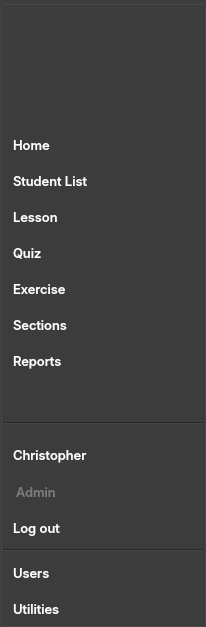
     <widget class="QGroupBox" name="navigationBar">
      <property name="maximumSize">
       <size>
        <width>200</width>
        <height>16777215</height>
       </size>
      </property>
      <property name="font">
       <font>
        <family>Inter</family>
        <pointsize>10</pointsize>
        <weight>50</weight>
        <italic>false</italic>
        <bold>false</bold>
       </font>
      </property>
      <property name="styleSheet">
       <string notr="true">background-color: rgb(61, 61, 61);</string>
      </property>
      <layout class="QVBoxLayout" name="verticalLayout_5">
       <property name="spacing">
        <number>6</number>
       </property>
       <property name="leftMargin">
        <number>0</number>
       </property>
       <property name="topMargin">
        <number>0</number>
       </property>
       <property name="rightMargin">
        <number>0</number>
       </property>
       <property name="bottomMargin">
        <number>0</number>
       </property>
       <item>
        <widget class="QWidget" name="widget_3" native="true">
         <layout class="QGridLayout" name="gridLayout_2">
          <item row="0" column="0">
           <widget class="QLabel" name="label_20">
            <property name="sizePolicy">
             <sizepolicy hsizetype="Expanding" vsizetype="Preferred">
              <horstretch>0</horstretch>
              <verstretch>0</verstretch>
             </sizepolicy>
            </property>
            <property name="minimumSize">
             <size>
              <width>100</width>
              <height>100</height>
             </size>
            </property>
            <property name="maximumSize">
             <size>
              <width>100</width>
              <height>100</height>
             </size>
            </property>
            <property name="styleSheet">
             <string notr="true">background-color: rgba(191, 64, 64, 0);</string>
            </property>
            <property name="text">
             <string/>
            </property>
            <property name="pixmap">
             <pixmap resource="../resources.qrc">:/Images/Images/lcs logo.png</pixmap>
            </property>
            <property name="scaledContents">
             <bool>true</bool>
            </property>
            <property name="alignment">
             <set>Qt::AlignCenter</set>
            </property>
           </widget>
          </item>
         </layout>
        </widget>
       </item>
       <item>
        <widget class="QPushButton" name="btnHome">
         <property name="minimumSize">
          <size>
           <width>200</width>
           <height>30</height>
          </size>
         </property>
         <property name="maximumSize">
          <size>
           <width>16777215</width>
           <height>30</height>
          </size>
         </property>
         <property name="font">
          <font>
           <family>Inter Medium</family>
           <pointsize>10</pointsize>
           <weight>7</weight>
           <italic>false</italic>
           <bold>false</bold>
          </font>
         </property>
         <property name="cursor">
          <cursorShape>PointingHandCursor</cursorShape>
         </property>
         <property name="styleSheet">
          <string notr="true">QPushButton {
	border-radius: 0px;
	background: transparent;
	color: white;
	text-align: left;
	padding: 0px 0px 0px 10px;
	font: 57 10pt &quot;Inter Medium&quot;;
}
QPushButton:hover {
 	background: #5d5d5d;
}
/* This is the highlight state */
QPushButton:checked {
	background-color: #5d5d5d; /* Highlight color */
	color: white;
	border-left: 5px solid #FF00FF; /* Active accent line */
}
QPushButton:hover:!checked {
	background-color: #5d5d5d;
}</string>
         </property>
         <property name="text">
          <string>Home</string>
         </property>
         <property name="icon">
          <iconset resource="../resources.qrc">
           <normaloff>:/Images/Images/House-01.svg</normaloff>:/Images/Images/House-01.svg</iconset>
         </property>
         <property name="iconSize">
          <size>
           <width>24</width>
           <height>24</height>
          </size>
         </property>
        </widget>
       </item>
       <item>
        <widget class="QPushButton" name="btnStudentList">
         <property name="minimumSize">
          <size>
           <width>200</width>
           <height>30</height>
          </size>
         </property>
         <property name="maximumSize">
          <size>
           <width>16777215</width>
           <height>30</height>
          </size>
         </property>
         <property name="font">
          <font>
           <family>Inter Medium</family>
           <pointsize>10</pointsize>
           <weight>7</weight>
           <italic>false</italic>
           <bold>false</bold>
          </font>
         </property>
         <property name="cursor">
          <cursorShape>PointingHandCursor</cursorShape>
         </property>
         <property name="styleSheet">
          <string notr="true">QPushButton {
	border-radius: 0px;
	background: transparent;
	color: white;
	text-align: left;
	padding: 0px 0px 0px 10px;
	font: 57 10pt &quot;Inter Medium&quot;;
}
QPushButton:hover {
 	background: #5d5d5d;
}
/* This is the highlight state */
QPushButton:checked {
	background-color: #5d5d5d; /* Highlight color */
	color: white;
	border-left: 5px solid #FF00FF; /* Active accent line */
}
QPushButton:hover:!checked {
	background-color: #5d5d5d;
}</string>
         </property>
         <property name="text">
          <string>Student List</string>
         </property>
         <property name="icon">
          <iconset resource="../resources.qrc">
           <normaloff>:/Images/Images/list-color.svg</normaloff>:/Images/Images/list-color.svg</iconset>
         </property>
         <property name="iconSize">
          <size>
           <width>24</width>
           <height>24</height>
          </size>
         </property>
        </widget>
       </item>
       <item>
        <widget class="QPushButton" name="btnLesson">
         <property name="minimumSize">
          <size>
           <width>200</width>
           <height>30</height>
          </size>
         </property>
         <property name="maximumSize">
          <size>
           <width>16777215</width>
           <height>30</height>
          </size>
         </property>
         <property name="font">
          <font>
           <family>Inter Medium</family>
           <pointsize>10</pointsize>
           <weight>7</weight>
           <italic>false</italic>
           <bold>false</bold>
          </font>
         </property>
         <property name="cursor">
          <cursorShape>PointingHandCursor</cursorShape>
         </property>
         <property name="styleSheet">
          <string notr="true">QPushButton {
	border-radius: 0px;
	background: transparent;
	color: white;
	text-align: left;
	padding: 0px 0px 0px 10px;
	font: 57 10pt &quot;Inter Medium&quot;;
}
QPushButton:hover {
 	background: #5d5d5d;
}
/* This is the highlight state */
QPushButton:checked {
	background-color: #5d5d5d; /* Highlight color */
	color: white;
	border-left: 5px solid #FF00FF; /* Active accent line */
}
QPushButton:hover:!checked {
	background-color: #5d5d5d;
}</string>
         </property>
         <property name="text">
          <string>Lesson</string>
         </property>
         <property name="icon">
          <iconset resource="../resources.qrc">
           <normaloff>:/Images/Images/books-28.svg</normaloff>:/Images/Images/books-28.svg</iconset>
         </property>
         <property name="iconSize">
          <size>
           <width>24</width>
           <height>24</height>
          </size>
         </property>
        </widget>
       </item>
       <item>
        <widget class="QPushButton" name="btnQuiz">
         <property name="minimumSize">
          <size>
           <width>200</width>
           <height>30</height>
          </size>
         </property>
         <property name="maximumSize">
          <size>
           <width>16777215</width>
           <height>30</height>
          </size>
         </property>
         <property name="font">
          <font>
           <family>Inter Medium</family>
           <pointsize>10</pointsize>
           <weight>7</weight>
           <italic>false</italic>
           <bold>false</bold>
          </font>
         </property>
         <property name="cursor">
          <cursorShape>PointingHandCursor</cursorShape>
         </property>
         <property name="styleSheet">
          <string notr="true">QPushButton {
	border-radius: 0px;
	background: transparent;
	color: white;
	text-align: left;
	padding: 0px 0px 0px 10px;
	font: 57 10pt &quot;Inter Medium&quot;;
}
QPushButton:hover {
 	background: #5d5d5d;
}
/* This is the highlight state */
QPushButton:checked {
	background-color: #5d5d5d; /* Highlight color */
	color: white;
	border-left: 5px solid #FF00FF; /* Active accent line */
}
QPushButton:hover:!checked {
	background-color: #5d5d5d;
}</string>
         </property>
         <property name="text">
          <string>Quiz</string>
         </property>
         <property name="icon">
          <iconset resource="../resources.qrc">
           <normaloff>:/Images/Images/05-bulb.svg</normaloff>:/Images/Images/05-bulb.svg</iconset>
         </property>
         <property name="iconSize">
          <size>
           <width>24</width>
           <height>24</height>
          </size>
         </property>
        </widget>
       </item>
       <item>
        <widget class="QPushButton" name="btnExercise">
         <property name="minimumSize">
          <size>
           <width>200</width>
           <height>30</height>
          </size>
         </property>
         <property name="maximumSize">
          <size>
           <width>16777215</width>
           <height>30</height>
          </size>
         </property>
         <property name="font">
          <font>
           <family>Inter Medium</family>
           <pointsize>10</pointsize>
           <weight>7</weight>
           <italic>false</italic>
           <bold>false</bold>
          </font>
         </property>
         <property name="cursor">
          <cursorShape>PointingHandCursor</cursorShape>
         </property>
         <property name="styleSheet">
          <string notr="true">QPushButton {
	border-radius: 0px;
	background: transparent;
	color: white;
	text-align: left;
	padding: 0px 0px 0px 10px;
	font: 57 10pt &quot;Inter Medium&quot;;
}
QPushButton:hover {
 	background: #5d5d5d;
}
/* This is the highlight state */
QPushButton:checked {
	background-color: #5d5d5d; /* Highlight color */
	color: white;
	border-left: 5px solid #FF00FF; /* Active accent line */
}
QPushButton:hover:!checked {
	background-color: #5d5d5d;
}</string>
         </property>
         <property name="text">
          <string>Exercise</string>
         </property>
         <property name="icon">
          <iconset resource="../resources.qrc">
           <normaloff>:/Images/Images/dumbell.svg</normaloff>:/Images/Images/dumbell.svg</iconset>
         </property>
         <property name="iconSize">
          <size>
           <width>24</width>
           <height>24</height>
          </size>
         </property>
        </widget>
       </item>
       <item>
        <widget class="QPushButton" name="btnSections">
         <property name="minimumSize">
          <size>
           <width>200</width>
           <height>30</height>
          </size>
         </property>
         <property name="maximumSize">
          <size>
           <width>16777215</width>
           <height>30</height>
          </size>
         </property>
         <property name="font">
          <font>
           <family>Inter Medium</family>
           <pointsize>10</pointsize>
           <weight>7</weight>
           <italic>false</italic>
           <bold>false</bold>
          </font>
         </property>
         <property name="cursor">
          <cursorShape>PointingHandCursor</cursorShape>
         </property>
         <property name="styleSheet">
          <string notr="true">QPushButton {
	border-radius: 0px;
	background: transparent;
	color: white;
	text-align: left;
	padding: 0px 0px 0px 10px;
	font: 57 10pt &quot;Inter Medium&quot;;
}
QPushButton:hover {
 	background: #5d5d5d;
}
/* This is the highlight state */
QPushButton:checked {
	background-color: #5d5d5d; /* Highlight color */
	color: white;
	border-left: 5px solid #FF00FF; /* Active accent line */
}
QPushButton:hover:!checked {
	background-color: #5d5d5d;
}</string>
         </property>
         <property name="text">
          <string>Sections</string>
         </property>
         <property name="icon">
          <iconset resource="../resources.qrc">
           <normaloff>:/Images/Images/library-90.svg</normaloff>:/Images/Images/library-90.svg</iconset>
         </property>
         <property name="iconSize">
          <size>
           <width>24</width>
           <height>24</height>
          </size>
         </property>
        </widget>
       </item>
       <item>
        <widget class="QPushButton" name="btnReports">
         <property name="minimumSize">
          <size>
           <width>200</width>
           <height>30</height>
          </size>
         </property>
         <property name="maximumSize">
          <size>
           <width>16777215</width>
           <height>30</height>
          </size>
         </property>
         <property name="font">
          <font>
           <family>Inter Medium</family>
           <pointsize>10</pointsize>
           <weight>7</weight>
           <italic>false</italic>
           <bold>false</bold>
          </font>
         </property>
         <property name="cursor">
          <cursorShape>PointingHandCursor</cursorShape>
         </property>
         <property name="styleSheet">
          <string notr="true">QPushButton {
	border-radius: 0px;
	background: transparent;
	color: white;
	text-align: left;
	padding: 0px 0px 0px 10px;
	font: 57 10pt &quot;Inter Medium&quot;;
}
QPushButton:hover {
 	background: #5d5d5d;
}
/* This is the highlight state */
QPushButton:checked {
	background-color: #5d5d5d; /* Highlight color */
	color: white;
	border-left: 5px solid #FF00FF; /* Active accent line */
}
QPushButton:hover:!checked {
	background-color: #5d5d5d;
}</string>
         </property>
         <property name="text">
          <string>Reports</string>
         </property>
         <property name="icon">
          <iconset resource="../resources.qrc">
           <normaloff>:/Images/Images/product-data.svg</normaloff>:/Images/Images/product-data.svg</iconset>
         </property>
         <property name="iconSize">
          <size>
           <width>24</width>
           <height>24</height>
          </size>
         </property>
        </widget>
       </item>
       <item>
        <spacer name="verticalSpacer">
         <property name="orientation">
          <enum>Qt::Vertical</enum>
         </property>
         <property name="sizeHint" stdset="0">
          <size>
           <width>20</width>
           <height>40</height>
          </size>
         </property>
        </spacer>
       </item>
       <item>
        <widget class="Line" name="line_2">
         <property name="orientation">
          <enum>Qt::Horizontal</enum>
         </property>
        </widget>
       </item>
       <item>
        <widget class="QPushButton" name="btnUserName">
         <property name="minimumSize">
          <size>
           <width>200</width>
           <height>40</height>
          </size>
         </property>
         <property name="maximumSize">
          <size>
           <width>16777215</width>
           <height>32</height>
          </size>
         </property>
         <property name="font">
          <font>
           <family>Inter Medium</family>
           <pointsize>10</pointsize>
           <weight>50</weight>
           <italic>false</italic>
           <bold>false</bold>
          </font>
         </property>
         <property name="cursor">
          <cursorShape>PointingHandCursor</cursorShape>
         </property>
         <property name="styleSheet">
          <string notr="true">QPushButton {
	border-radius: 0px;
	background: transparent;
	color: white;
	text-align: left;
    padding: 0px 0px 0px 10px;
	font: 10pt &quot;Inter Medium&quot;;
}

QPushButton:hover {
 	background: #5d5d5d;
}</string>
         </property>
         <property name="text">
          <string>Christopher</string>
         </property>
         <property name="icon">
          <iconset resource="../resources.qrc">
           <normaloff>:/Images/Images/icon-user-7.svg</normaloff>:/Images/Images/icon-user-7.svg</iconset>
         </property>
         <property name="iconSize">
          <size>
           <width>30</width>
           <height>30</height>
          </size>
         </property>
        </widget>
       </item>
       <item>
        <widget class="QLabel" name="labelPosition">
         <property name="minimumSize">
          <size>
           <width>0</width>
           <height>30</height>
          </size>
         </property>
         <property name="maximumSize">
          <size>
           <width>16777215</width>
           <height>30</height>
          </size>
         </property>
         <property name="font">
          <font>
           <family>Inter Medium</family>
           <pointsize>10</pointsize>
           <weight>7</weight>
           <italic>false</italic>
           <bold>false</bold>
          </font>
         </property>
         <property name="styleSheet">
          <string notr="true">color: rgb(124, 124, 124); background-color: transparent; margin-left: 10px; font: 57 10pt &quot;Inter Medium&quot;;</string>
         </property>
         <property name="text">
          <string>Admin</string>
         </property>
         <property name="margin">
          <number>0</number>
         </property>
        </widget>
       </item>
       <item>
        <widget class="QPushButton" name="btnLogout">
         <property name="minimumSize">
          <size>
           <width>200</width>
           <height>30</height>
          </size>
         </property>
         <property name="maximumSize">
          <size>
           <width>16777215</width>
           <height>30</height>
          </size>
         </property>
         <property name="font">
          <font>
           <family>Inter Medium</family>
           <pointsize>10</pointsize>
           <weight>7</weight>
           <italic>false</italic>
           <bold>false</bold>
          </font>
         </property>
         <property name="cursor">
          <cursorShape>PointingHandCursor</cursorShape>
         </property>
         <property name="styleSheet">
          <string notr="true">QPushButton {
	border-radius: 0px;
	background: transparent;
	color: white;
	text-align: left;
    padding: 0px 0px 0px 10px;
	font: 57 10pt &quot;Inter Medium&quot;;
}

QPushButton:hover {
 	background: #5d5d5d;
}</string>
         </property>
         <property name="text">
          <string>Log out</string>
         </property>
         <property name="icon">
          <iconset resource="../resources.qrc">
           <normaloff>:/Images/Images/logout.png</normaloff>:/Images/Images/logout.png</iconset>
         </property>
         <property name="iconSize">
          <size>
           <width>24</width>
           <height>24</height>
          </size>
         </property>
        </widget>
       </item>
       <item>
        <widget class="Line" name="line">
         <property name="orientation">
          <enum>Qt::Horizontal</enum>
         </property>
        </widget>
       </item>
       <item>
        <widget class="QPushButton" name="btnUsers">
         <property name="minimumSize">
          <size>
           <width>200</width>
           <height>30</height>
          </size>
         </property>
         <property name="maximumSize">
          <size>
           <width>16777215</width>
           <height>30</height>
          </size>
         </property>
         <property name="font">
          <font>
           <family>Inter Medium</family>
           <pointsize>10</pointsize>
           <weight>7</weight>
           <italic>false</italic>
           <bold>false</bold>
          </font>
         </property>
         <property name="cursor">
          <cursorShape>PointingHandCursor</cursorShape>
         </property>
         <property name="styleSheet">
          <string notr="true">QPushButton {
	border-radius: 0px;
	background: transparent;
	color: white;
	text-align: left;
    padding: 0px 0px 0px 10px;
	font: 57 10pt &quot;Inter Medium&quot;;
}

QPushButton:hover {
 	background: #5d5d5d;
}</string>
         </property>
         <property name="text">
          <string>Users</string>
         </property>
         <property name="icon">
          <iconset resource="../resources.qrc">
           <normaloff>:/Images/Images/users-61.svg</normaloff>:/Images/Images/users-61.svg</iconset>
         </property>
         <property name="iconSize">
          <size>
           <width>24</width>
           <height>24</height>
          </size>
         </property>
        </widget>
       </item>
       <item>
        <widget class="QPushButton" name="btnUtility">
         <property name="minimumSize">
          <size>
           <width>200</width>
           <height>30</height>
          </size>
         </property>
         <property name="maximumSize">
          <size>
           <width>16777215</width>
           <height>30</height>
          </size>
         </property>
         <property name="font">
          <font>
           <family>Inter Medium</family>
           <pointsize>10</pointsize>
           <weight>7</weight>
           <italic>false</italic>
           <bold>false</bold>
          </font>
         </property>
         <property name="cursor">
          <cursorShape>PointingHandCursor</cursorShape>
         </property>
         <property name="styleSheet">
          <string notr="true">QPushButton {
	border-radius: 0px;
	background: transparent;
	color: white;
	text-align: left;
    padding: 0px 0px 0px 10px;
	font: 57 10pt &quot;Inter Medium&quot;;
}

QPushButton:hover {
 	background: #5d5d5d;
}</string>
         </property>
         <property name="text">
          <string>Utilities</string>
         </property>
         <property name="icon">
          <iconset resource="../resources.qrc">
           <normaloff>:/Images/Images/settings-125.svg</normaloff>:/Images/Images/settings-125.svg</iconset>
         </property>
         <property name="iconSize">
          <size>
           <width>24</width>
           <height>24</height>
          </size>
         </property>
        </widget>
       </item>
      </layout>
     </widget>
